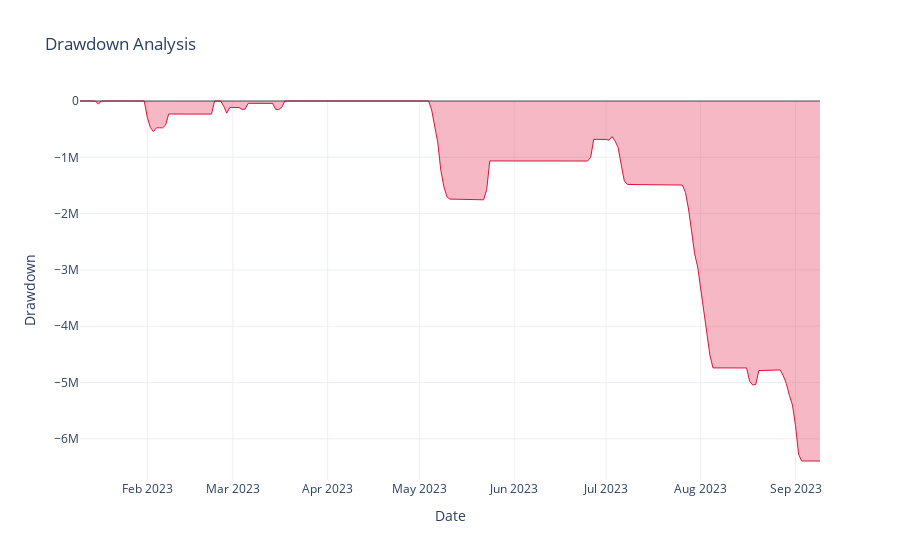

The notebook cell this image was saved under:
### Code cell
if backtest_result is not None:
    # Plot drawdown analysis
    fig_drawdown = plot_drawdown(
        pnl=backtest_result.pnl["net_pnl"],
        title="Drawdown Analysis",
        show_underwater_chart=True,
    )
    fig_drawdown.show()

    print("Drawdown visualization complete")
else:
    print("\n⚠️  Drawdown visualization skipped (no backtest results)")

### Figure 1 — Plotly figure (JSON) as saved in the notebook; plotly's stock layout.template omitted (floating-point values rounded to 4 significant figures; data arrays with more than 128 entries replaced by an {"elided": "..."} marker saying what was removed)
{"data": [{"fillcolor": "rgba(220, 20, 60, 0.3)", "fillpattern": {"shape": ""}, "hovertemplate": "Date=%{x}<br>Drawdown=%{y}<extra></extra>", "legendgroup": "", "line": {"color": "crimson", "width": 1}, "marker": {"symbol": "circle"}, "mode": "lines", "name": "", "orientation": "v", "showlegend": false, "stackgroup": "1", "type": "scatter", "x": {"elided": "243 str values"}, "xaxis": "x", "y": {"elided": "243 float values"}, "yaxis": "y"}], "layout": {"hovermode": "x unified", "legend": {"tracegroupgap": 0}, "shapes": [{"line": {"color": "black", "dash": "solid"}, "opacity": 0.3, "type": "line", "x0": 0, "x1": 1, "xref": "x domain", "y0": 0, "y1": 0, "yref": "y"}], "showlegend": false, "title": {"text": "Drawdown Analysis"}, "xaxis": {"anchor": "y", "domain": [0, 1], "title": {"text": "Date"}}, "yaxis": {"anchor": "x", "domain": [0, 1], "title": {"text": "Drawdown"}}}}
